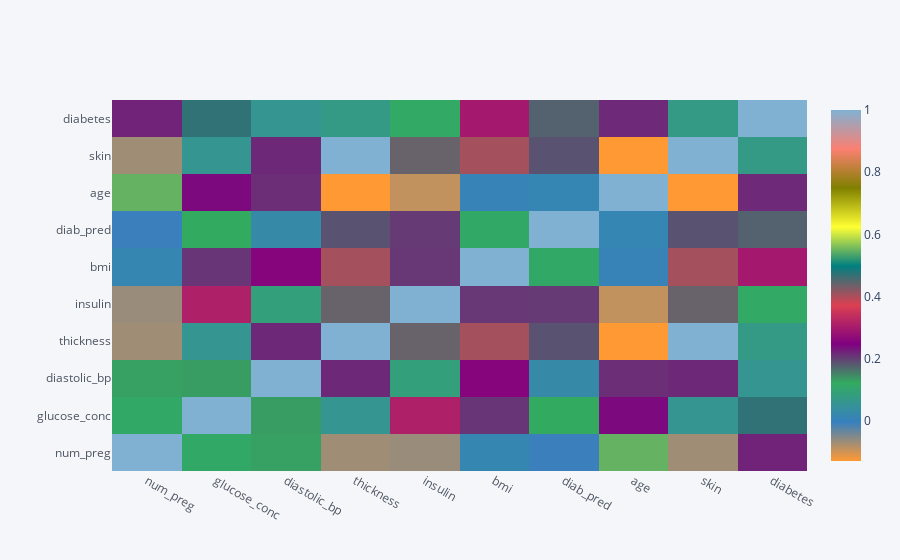

Notebook cell for this chart:
### Code cell
x=data.corr()
x.iplot(kind='heatmap')

### Figure 1 — Plotly figure (JSON) as saved in the notebook; plotly's stock layout.template omitted (floating-point values rounded to 4 significant figures)
{"data": [{"colorscale": [[0, "rgb(255, 153, 51)"], [0.1111, "rgb(55, 128, 191)"], [0.2222, "rgb(50, 171, 96)"], [0.3333, "rgb(128, 0, 128)"], [0.4444, "rgb(219, 64, 82)"], [0.5556, "rgb(0, 128, 128)"], [0.6667, "rgb(255, 255, 51)"], [0.7778, "rgb(128, 128, 0)"], [0.8889, "rgb(251, 128, 114)"], [1, "rgb(128, 177, 211)"]], "type": "heatmap", "x": ["num_preg", "glucose_conc", "diastolic_bp", "thickness", "insulin", "bmi", "diab_pred", "age", "skin", "diabetes"], "y": ["num_preg", "glucose_conc", "diastolic_bp", "thickness", "insulin", "bmi", "diab_pred", "age", "skin", "diabetes"], "z": [[1, 0.1131, 0.1292, -0.06844, -0.06477, 0.01387, -0.005623, 0.5475, -0.06844, 0.2218], [0.1131, 1, 0.1321, 0.05896, 0.3114, 0.209, 0.1227, 0.2404, 0.05896, 0.471], [0.1292, 0.1321, 1, 0.2174, 0.08669, 0.2579, 0.02696, 0.2137, 0.2174, 0.0573], [-0.06844, 0.05896, 0.2174, 1, 0.4386, 0.4037, 0.1872, -0.1287, 1.0, 0.07313], [-0.06477, 0.3114, 0.08669, 0.4386, 1, 0.2073, 0.2051, -0.08986, 0.4386, 0.1172], [0.01387, 0.209, 0.2579, 0.4037, 0.2073, 1, 0.1133, 0.005964, 0.4037, 0.2967], [-0.005623, 0.1227, 0.02696, 0.1872, 0.2051, 0.1133, 1, 0.01308, 0.1872, 0.1756], [0.5475, 0.2404, 0.2137, -0.1287, -0.08986, 0.005964, 0.01308, 1, -0.1287, 0.2178], [-0.06844, 0.05896, 0.2174, 1.0, 0.4386, 0.4037, 0.1872, -0.1287, 1, 0.07313], [0.2218, 0.471, 0.0573, 0.07313, 0.1172, 0.2967, 0.1756, 0.2178, 0.07313, 1]], "zmax": 1, "zmin": -0.1287}], "layout": {"legend": {"bgcolor": "#F5F6F9", "font": {"color": "#4D5663"}}, "paper_bgcolor": "#F5F6F9", "plot_bgcolor": "#F5F6F9", "title": {"font": {"color": "#4D5663"}}, "xaxis": {"gridcolor": "#E1E5ED", "showgrid": true, "tickfont": {"color": "#4D5663"}, "title": {"font": {"color": "#4D5663"}, "text": ""}, "zerolinecolor": "#E1E5ED"}, "yaxis": {"gridcolor": "#E1E5ED", "showgrid": true, "tickfont": {"color": "#4D5663"}, "title": {"font": {"color": "#4D5663"}, "text": ""}, "zerolinecolor": "#E1E5ED"}}}
